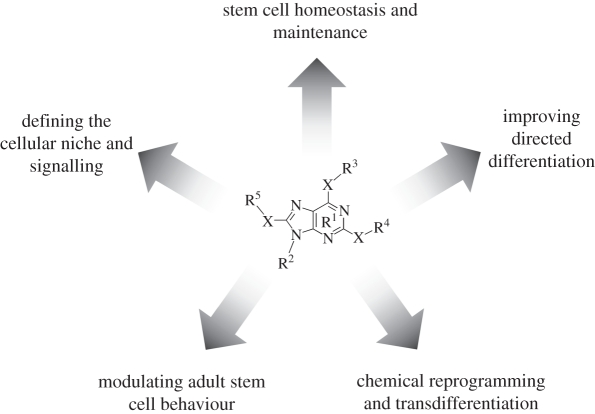
#> input picture python/images/12.jpg, 595 x 414 px
$ python textarea.py
#> lines starting #> are read from the running program, lines starting #| are printed output that depends on the picture; after the words box and inside, x2 and y2 are one past the last pixel; in counts of white or black regions, pixels touching at a corner belong together
### python/node.py
import sys,csv,os,re

class node:
    '''
    first = last = None

    def __init__(self, fnode):
        self.add(fnode)

    def add(self, newNode):
        if self.first is None:
            self.first = self.last = newNode
        else:
            self.last.nextEl = self.last = newNode
    '''

    x = [0,0]
    y = [10,10]
    text = 'default'

    # [4 lines left out: function __init__, not called in this run]

    def isvalid(self):
         return self.text != null

    def getnode(self):
        return self

class graph:
    #check for file
    def isgraph(self,filename):
        return os.path.isfile(str(filename)+'.csv')

    #create the graph from all the coordinates and text.
    def __init__(self,filename,output_path,numNodes,x,y):
        allNode = []
        if self.isgraph(filename) == False:
            for i in range(1,numNodes):
                output_filename = 'out'+ str(filename) +'_' + str(i) + '.txt'
                output_filepath = os.path.join(output_path,'out',output_filename)
                #print output_path
                with open (str(output_filepath), "r") as myfile:
                    try:
                        #print 'try'
                        #print os.stat(str(output_filepath))[6]
                        if (os.stat(str(output_filepath))[6]==0):
                        #print 'empty!'
                            continue
                                #elif:
                                #print 'spell check'
                        else:
                            #print i
                            data=myfile.read().replace('\n', ' ')
                            data = data.lower()
                            flag = 0
                            for d in data:
                                if d != ' ':
                                    flag = 1
                            if flag == 1:
                                data = re.sub(r'[^\w|\&]',' ', data)
                                print data
                                n = node(x[i],y[i],data)
                                a = n.getnode()
                                print a
                                allNode += [a]
                    except:
                        pass
            self.printgraph(allNode,filename,output_path)
        else:
            print 'graph already exists.'


    #fetch the file
    def getgraph(self,filename):
        if(self.isgraph(filename)):
            print 'get graph under construction.'
    #read csv

    # [11 lines left out: function printgraph, not called in this run]

### python/readPytesser.py
import os
from PIL import Image
from pytesseract.pytesseract import *

def run_tess(input_file,output_path,node_no,image_chunk):
    #tesseract_exe_name = '/usr/local/bin/tesseract'
    tesseract_exe_name = 'tesseract'
    output_filename = 'out' + str(input_file)


    try:
        input_path = os.path.join(output_path,input_file+'.jpg')
        output_path = os.path.join(output_path,'out',output_filename)

        im = Image.open(input_path)
        im.load()
        im.split()

        if os.path.isfile(output_path+'.txt'):
            print filename+'.txt exists.'
        else:
            status = run_tesseract(input_path,output_path)
    except:
        pass


# [2 lines that do not run on import are left out]

### python/textarea.py
import cv2
import readPytesser
import os
import sys,node

def cleanup(filename):
    ''' tries to remove the given filename. Ignores non-existent files '''
    try:
        os.remove(filename)
    except OSError:
        pass

#get file
script_dir = os.path.dirname(os.path.abspath(__file__))
file_name = '12'
input_path = os.path.join(script_dir,'images',file_name)

image = cv2.imread(input_path+'.jpg')
#> image is the input picture: shape (414, 595, 3); mean B, G, R 246.8, 246.7, 246.7
gray = cv2.cvtColor(image,cv2.COLOR_BGR2GRAY) # grayscale
_,thresh = cv2.threshold(gray,150,255,cv2.THRESH_BINARY_INV) # threshold
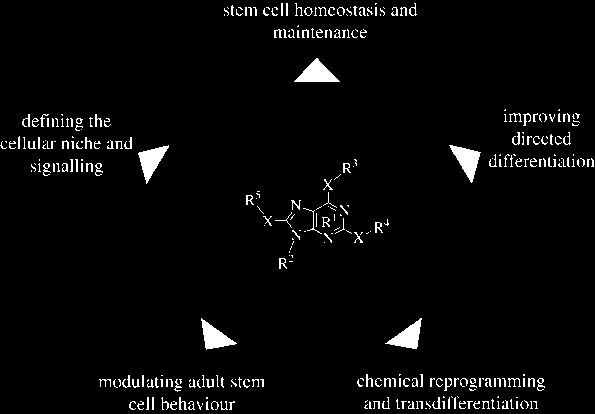
#> thresh: shape (414, 595); 3.4% white; 330 white regions (204 under 20 px), largest, box (x1, y1, x2, y2) and area: (294, 58, 340, 82) 568, (449, 145, 481, 183) 555, (138, 145, 169, 184) 540
kernel = cv2.getStructuringElement(cv2.MORPH_CROSS,(3,3))
dilated = cv2.dilate(thresh,kernel,iterations = 13) # dilate
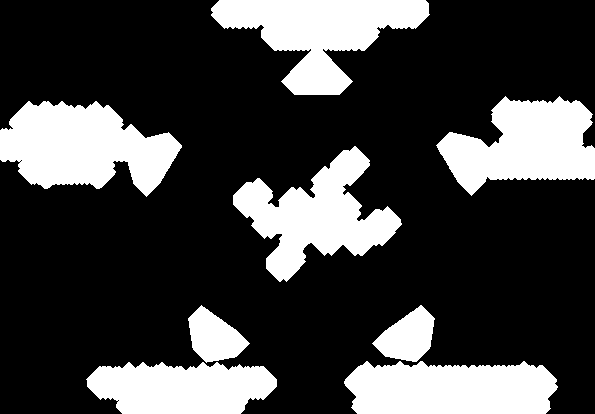
#> dilated: shape (414, 595); 25.8% white; 8 white regions
contours, hierarchy = cv2.findContours(dilated,cv2.RETR_EXTERNAL,cv2.CHAIN_APPROX_NONE) # get contours
#> contours = 8 contours; box (x1, y1, x2, y2) and area: (0, 101, 182, 197) 11012, (211, 0, 430, 95) 10156, (233, 146, 402, 282) 9844, (436, 96, 595, 196) 9598, (344, 361, 558, 414) 9562, (86, 362, 277, 414) 7680, (372, 305, 435, 362) 2076, (188, 305, 250, 363) 2060

# for each contour found, draw a rectangle around it on original image
contour_no = 1
xc = []
yc = []
try :
    for contour in contours:
        # get rectangle bounding contour
        [x,y,w,h] = cv2.boundingRect(contour)
#> x = 86; y = 362; w = 191; h = 52

        # discard areas that are too large

        if h>300 and w>300:
            #if h>100 and w>100:
            continue

        # discard areas that are too small
        #if h<20 or w<20:
            #if h<51 or w<51:
        #       continue

        # draw rectangle around contour on original image
        img = cv2.rectangle(image,(x,y),(x+w,y+h),(255,0,255),2)
        xc.append([x,x+w])
        yc.append([y,y+h])

        roi = gray[y:y+h, x:x+w]
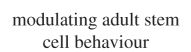
#> roi: shape (52, 191); min 31, max 255, mean 235
        input_filename = str(file_name) + '_' + str(contour_no)
        filename = str(input_filename) + '.jpg'
        cv2.imwrite(filename,roi)
        readPytesser.run_tess(input_filename,script_dir,contour_no,roi)
        contour_no += 1
    a = node.graph(file_name,script_dir,contour_no,xc,yc)
#> in __init__, `allNode = []`: allNode = []
except:
    pass
'''
finally:
    cleanup(filename)
'''

# write original image with added contours to disk
cv2.imwrite("contoured.jpg", image)
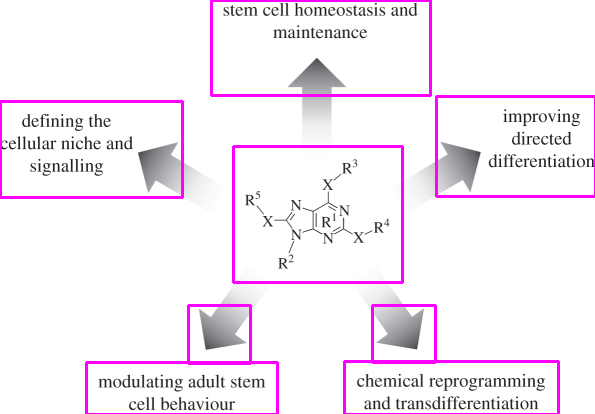
#> saved as contoured.jpg: shape (414, 595, 3); mean B, G, R 246.9, 236.6, 246.8
#cv2.imshow("image",image)
#ch = cv2.waitKey(0)
